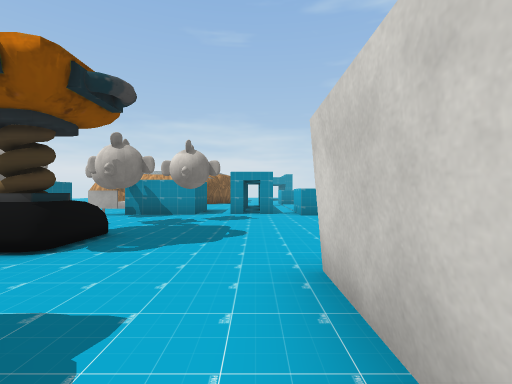
view 1 (above)

21 first-person views from a walk through a Unity game level. The camera is 1.3 m above the floor, looks level and sees 85° across. The floor is counted in squares, 2 m on a side. Each view is taken from the middle of a square. On the plan, view 1 faces up. The plan holds only what a view shows up to about 9 squares ahead; the rest is blank. The place goes on beyond the plan. The player character is not drawn. Some animated figures are not drawn. Some surface patterns are stand-ins.

view 2
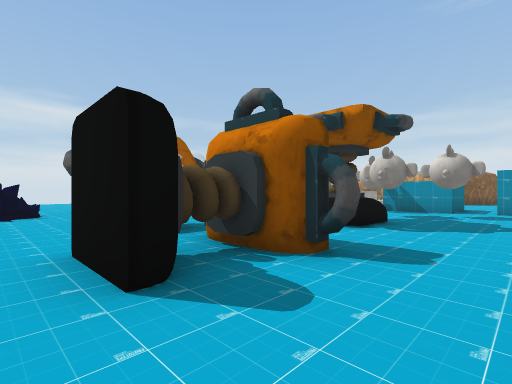

view 3
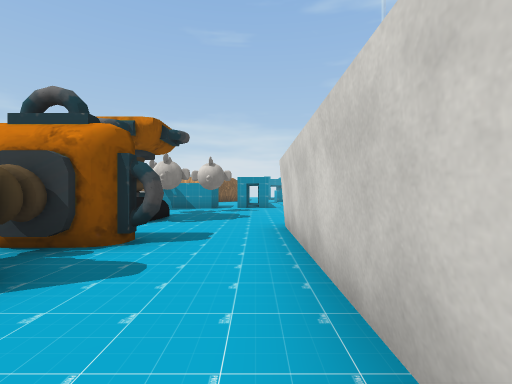

view 4
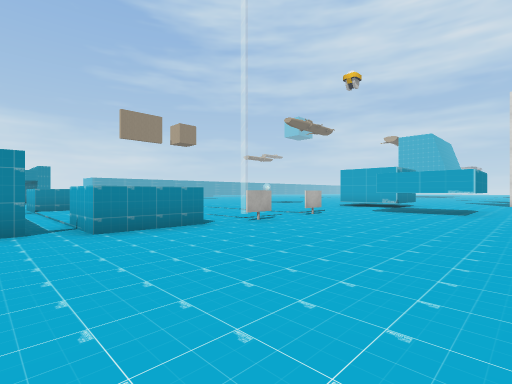

view 5
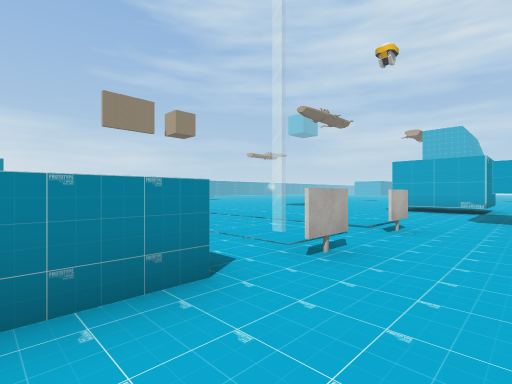

view 6
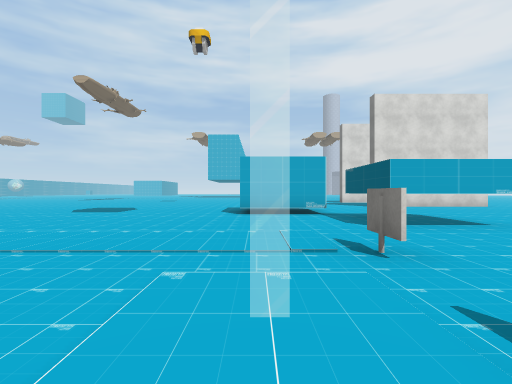

view 7
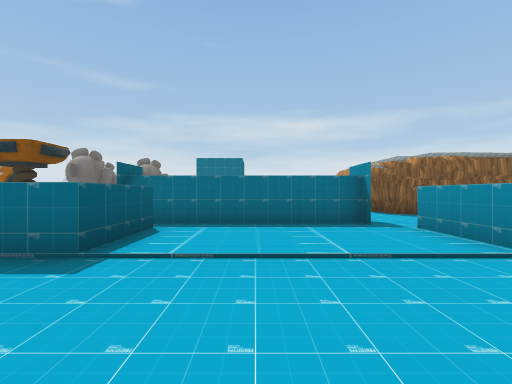

view 8
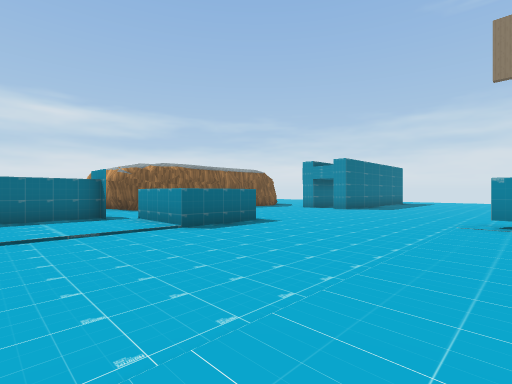

view 9
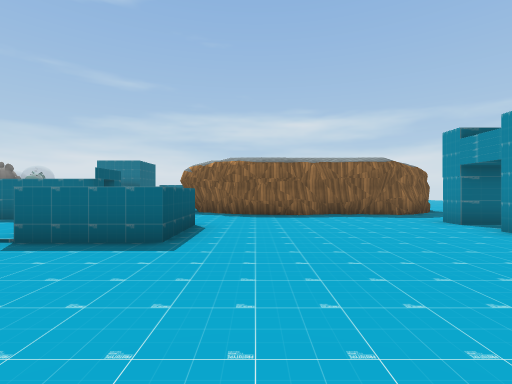

view 10
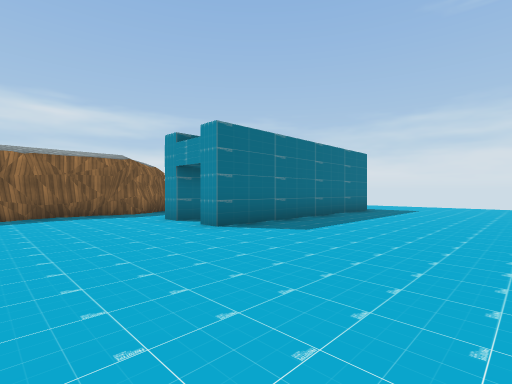

view 11
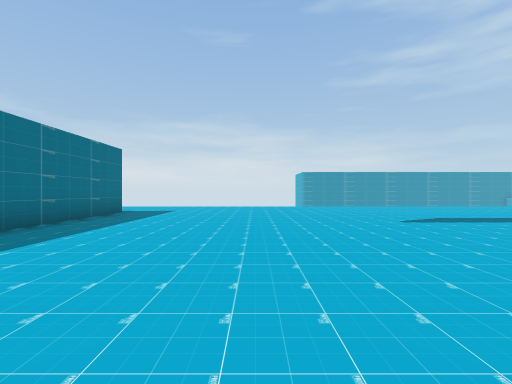

view 12
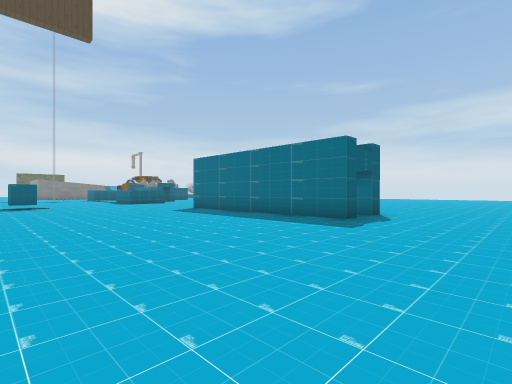

view 13
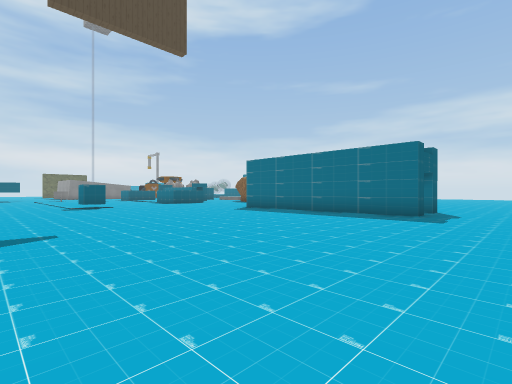

view 14
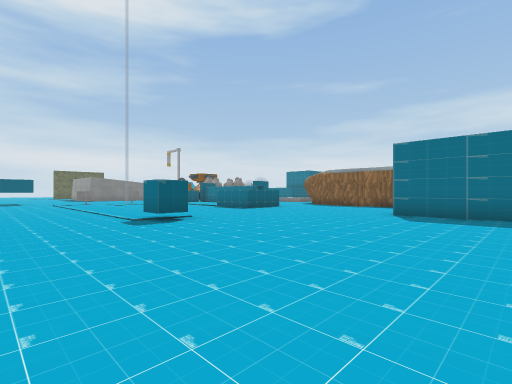

view 15
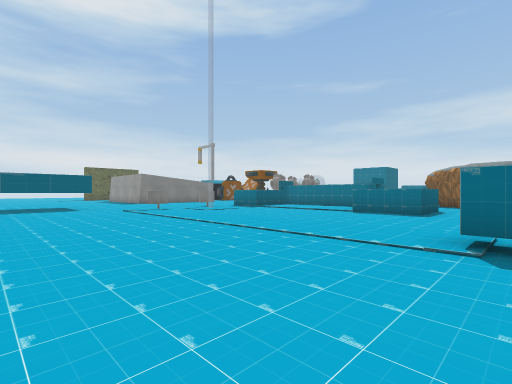

view 16
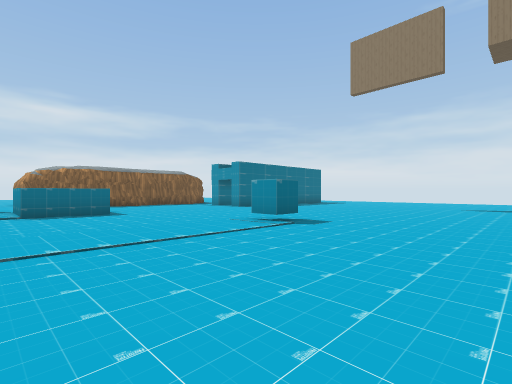

view 17
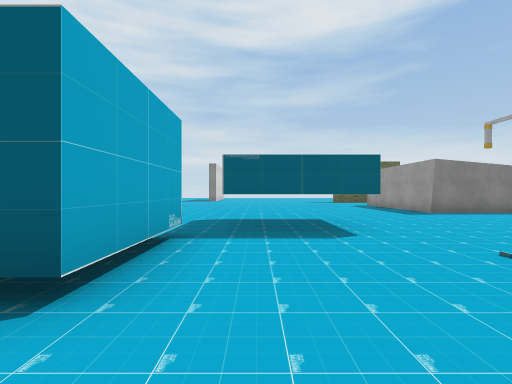

view 18
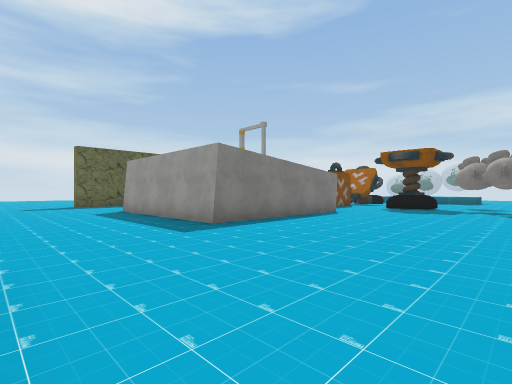

view 19
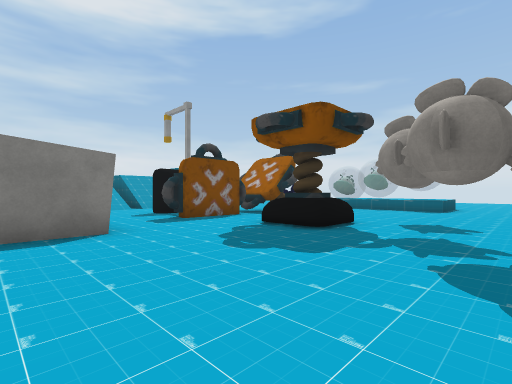

view 20
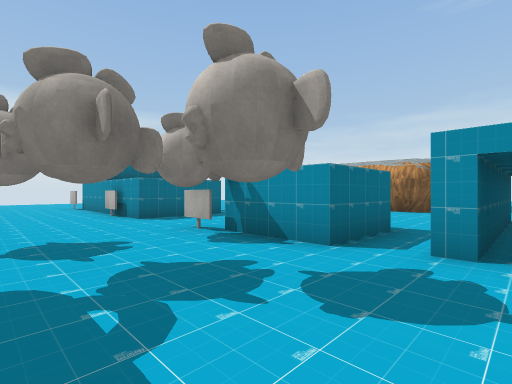

view 21
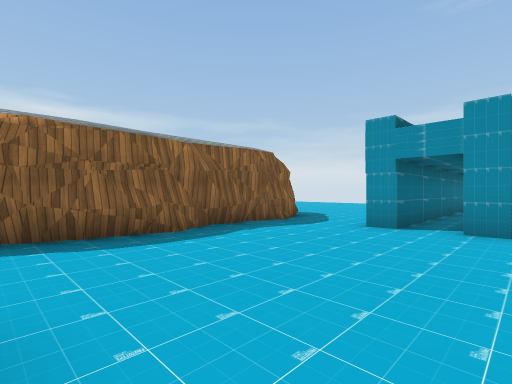

### Floor plan
Key: @ floor where view 1 was taken; # wall or solid block; . floor; = window, fence, low wall or low ledge; ^ raised ledge; T thing the floor can be seen under or through; O other object.
Columns run from 11 left of view 1 to 12 right of it. Each row starts with its distance up from view 1.
 31            ..........
 30          ..............
 29          ..............
 28           ..............
 27             # #.........
 26             # #.........
 25             #.#.........
 24          .. #.#.........
 23          ...#.#........
 22          #..#.#.........
 21          #..............
 20          #..............
 19          #..............
 18          ##........O....
 17          ##.............
 16          #..............
 15         ##.  ^^.........
 14         .....^^.........
 13         .. #............
 12          . #............
 11          ..#............
 10     #.   #.#............
  9     #... #.#.^^.=......#
  8  ####..O##...^^...#....#
  7 .......###.............#
  6 ......O.O#..........TTT.
  5   ^.................T  .
  4    .....O...........TTT.
  3     ..  O...............
  2         ....#####.......
  1       O.##O.#   #....
  0  ...   OO..@#   #....
 -1  OO...O.##..#   #....
 -2  OOO........#   #....
 -3            .     ...
 -4                   ..

Positions as (right, up) in squares from view 1, and headings:
1: (0, 0), facing up
2: (0, -2), facing up-left
3: (0, -3), facing up
4: (0, 3), facing up-right
5: (2, 6), facing up-right
6: (4, 9), facing right
7: (6, 11), facing left
8: (8, 11), facing up-left
9: (7, 17), facing left
10: (7, 18), facing up-left
11: (7, 19), facing up
12: (9, 31), facing down-left
13: (11, 30), facing down-left
14: (11, 24), facing down-left
15: (12, 18), facing down-left
16: (12, 13), facing up-left
17: (11, 11), facing down
18: (9, 7), facing down-left
19: (2, 7), facing down-left
20: (0, 5), facing up-left
21: (3, 16), facing up-left
